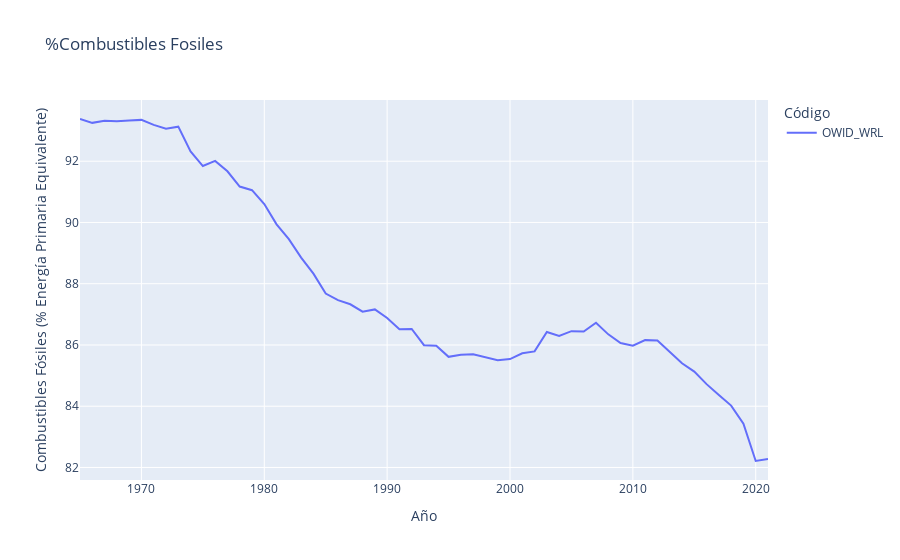

The code cell stored with this chart in its notebook:
### Code cell
fig1 = px.line(mundo, x='Año', y="Combustibles Fósiles (% Energía Primaria Equivalente)", color="Código",title='%Combustibles Fosiles')
fig1.show()

### Figure 1 — Plotly figure (JSON) as saved in the notebook; plotly's stock layout.template omitted (floating-point values rounded to 4 significant figures)
{"data": [{"hovertemplate": "Código=OWID_WRL<br>Año=%{x}<br>Combustibles Fósiles (% Energía Primaria Equivalente)=%{y}<extra></extra>", "legendgroup": "OWID_WRL", "line": {"color": "#636efa", "dash": "solid"}, "marker": {"symbol": "circle"}, "mode": "lines", "name": "OWID_WRL", "orientation": "v", "showlegend": true, "type": "scatter", "x": [1965, 1966, 1967, 1968, 1969, 1970, 1971, 1972, 1973, 1974, 1975, 1976, 1977, 1978, 1979, 1980, 1981, 1982, 1983, 1984, 1985, 1986, 1987, 1988, 1989, 1990, 1991, 1992, 1993, 1994, 1995, 1996, 1997, 1998, 1999, 2000, 2001, 2002, 2003, 2004, 2005, 2006, 2007, 2008, 2009, 2010, 2011, 2012, 2013, 2014, 2015, 2016, 2017, 2018, 2019, 2020, 2021], "xaxis": "x", "y": [93.38, 93.25, 93.32, 93.31, 93.33, 93.35, 93.19, 93.06, 93.13, 92.32, 91.84, 92.01, 91.67, 91.17, 91.05, 90.6, 89.94, 89.45, 88.85, 88.33, 87.68, 87.46, 87.33, 87.09, 87.16, 86.88, 86.51, 86.52, 85.99, 85.98, 85.61, 85.68, 85.7, 85.59, 85.5, 85.54, 85.73, 85.79, 86.42, 86.3, 86.45, 86.44, 86.73, 86.35, 86.06, 85.97, 86.16, 86.15, 85.78, 85.4, 85.13, 84.72, 84.37, 84.02, 83.43, 82.21, 82.28], "yaxis": "y"}], "layout": {"legend": {"title": {"text": "Código"}, "tracegroupgap": 0}, "title": {"text": "%Combustibles Fosiles"}, "xaxis": {"anchor": "y", "domain": [0, 1], "title": {"text": "Año"}}, "yaxis": {"anchor": "x", "domain": [0, 1], "title": {"text": "Combustibles Fósiles (% Energía Primaria Equivalente)"}}}}
